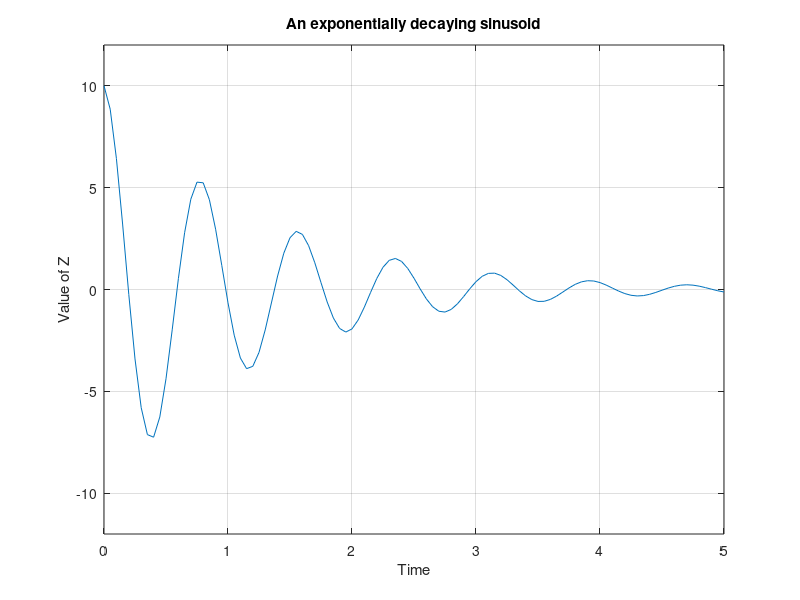

The MATLAB source for this figure:
clc;
clear;
close all;

%{
Define vectors to represent the functions x(t) = exp(-0.8t) , y(t) = cos(8t) and
z(t)= 10x(t)*y(t) = 10exp(-0.8t)*cos(8t) . Use values of t ranging from 0 to 5.0 at
intervals of 0.05
%}

t=0:0.05:5;
x= exp(-0.8.*t);
y= cos(8.*t);
z= 10.*x.*y;

plot(t, z);
title ('An exponentially decaying sinusoid');
xlabel('Time');
ylabel('Value of Z');
ylim([-12 12]);
grid on;